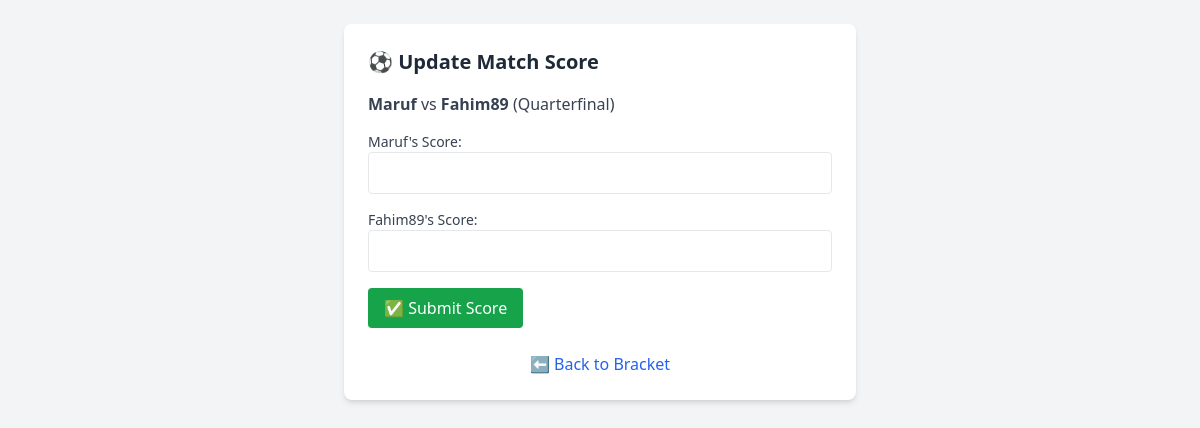
Page /player/update_tournament_match.php?match_id=37 (signed in) on the committed database.
### tables this page shows
CREATE TABLE `tournament_matches` (
  `id` int(11) NOT NULL,
  `tournament_id` int(11) DEFAULT NULL,
  `round` varchar(50) DEFAULT NULL,
  `player1_id` int(11) DEFAULT NULL,
  `player2_id` int(11) DEFAULT NULL,
  `player1_score` int(11) DEFAULT NULL,
  `player2_score` int(11) DEFAULT NULL,
  `match_date` date DEFAULT NULL,
  `winner_id` int(11) DEFAULT NULL
);

CREATE TABLE `users` (
  `id` int(11) NOT NULL,
  `username` varchar(50) NOT NULL,
  `email` varchar(100) NOT NULL,
  `password` varchar(255) NOT NULL,
  `created_at` timestamp NULL DEFAULT current_timestamp(),
  `matches_played` int(11) DEFAULT 0,
  `wins` int(11) DEFAULT 0,
  `losses` int(11) DEFAULT 0,
  `draws` int(11) DEFAULT 0,
  `goals_scored` int(11) DEFAULT 0,
  `goals_conceded` int(11) DEFAULT 0
);

### player/update_tournament_match.php (the view, shortened to what this page needs)
<?php
require_once '../config/db.php';
$matchId = $_GET['match_id'];
$stmt = $pdo->prepare("
    SELECT m.*, u1.username AS p1_name, u2.username AS p2_name
    FROM tournament_matches m
    JOIN users u1 ON m.player1_id = u1.id
    JOIN users u2 ON m.player2_id = u2.id
    WHERE m.id = ?
");
$stmt->execute([$matchId]);
$match = $stmt->fetch();
?>
<!DOCTYPE html>
<html>
<head>
    <script src="https://cdn.tailwindcss.com"></script>
</head>
<body class="bg-gray-100 py-6 px-4">
    <div class="max-w-lg mx-auto bg-white p-6 rounded-lg shadow-md">
        <h2 class="text-xl font-bold text-gray-800 mb-4">⚽ Update Match Score</h2>
        <p class="mb-4 text-gray-700">
            <strong><?php echo htmlspecialchars($match['p1_name']); ?></strong> vs
            <strong><?php echo htmlspecialchars($match['p2_name']); ?></strong>
            (<?php echo htmlspecialchars($match['round']); ?>)
        </p>
        <form method="POST" class="space-y-4">
            <div>
                <label class="block text-sm font-medium text-gray-700">
                    <?php echo htmlspecialchars($match['p1_name']); ?>'s Score:
                </label>
                <input type="number" name="player1_score" class="w-full border p-2 rounded" required>
            </div>
            <div>
                <label class="block text-sm font-medium text-gray-700">
                    <?php echo htmlspecialchars($match['p2_name']); ?>'s Score:
                </label>
                <input type="number" name="player2_score" class="w-full border p-2 rounded" required>
            </div>
            <button type="submit" class="bg-green-600 text-white px-4 py-2 rounded hover:bg-green-700">
                ✅ Submit Score
            </button>
        </form>
        <div class="mt-6 text-center">
            <a href="tournament_bracket.php?tournament_id=<?php echo $match['tournament_id']; ?>" class="text-blue-600 hover:underline">
                ⬅️ Back to Bracket
            </a>
        </div>
    </div>
</body>
</html>

### rows in the picture
tournament_matches: player1.username "Maruf", player2.username "Fahim89", round "Quarterfinal"
